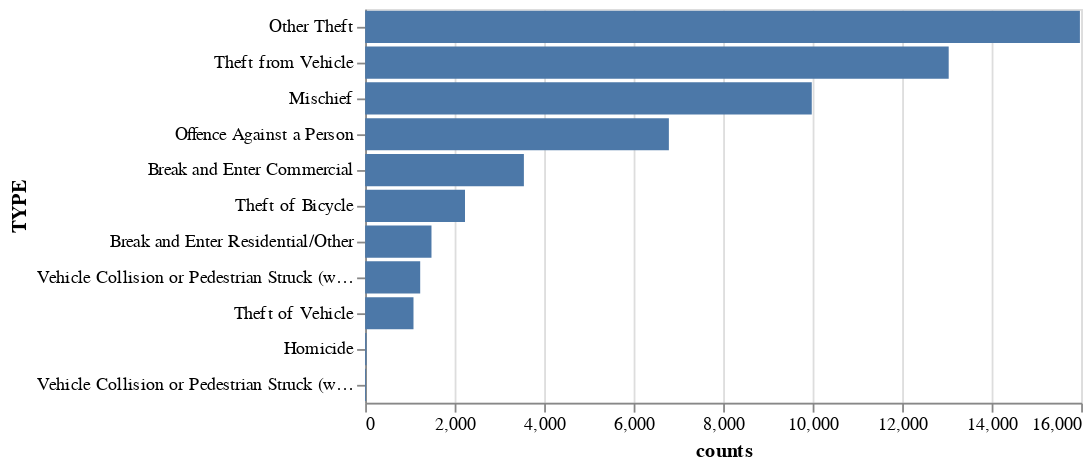

The code cell stored with this chart in its notebook:
### Code cell
## Crime counts by type

# Group the data by neighborhood and count the number of crimes in each neighborhood
crime_counts = df.groupby('TYPE').size().reset_index(name='counts')

# Create a bar chart showing the crime counts by neighborhood
alt.Chart(crime_counts).mark_bar().encode(
    x='counts',
    y=alt.Y('TYPE:N', sort='-x'),
)

### Figure 1 — Vega-Lite specification as saved in the notebook (floating-point values rounded to 4 significant figures)
{"config": {"view": {"continuousWidth": 400, "continuousHeight": 300}}, "data": {"name": "data-ee80c8ca26bc07f3a6f201e9356820f6"}, "mark": "bar", "encoding": {"x": {"type": "quantitative", "field": "counts"}, "y": {"type": "nominal", "field": "TYPE", "sort": "-x"}}, "$schema": "https://vega.github.io/schema/vega-lite/v4.8.1.json", "datasets": {"data-ee80c8ca26bc07f3a6f201e9356820f6": [{"TYPE": "Break and Enter Commercial", "counts": 3547}, {"TYPE": "Break and Enter Residential/Other", "counts": 1482}, {"TYPE": "Homicide", "counts": 29}, {"TYPE": "Mischief", "counts": 9980}, {"TYPE": "Offence Against a Person", "counts": 6787}, {"TYPE": "Other Theft", "counts": 15972}, {"TYPE": "Theft from Vehicle", "counts": 13040}, {"TYPE": "Theft of Bicycle", "counts": 2231}, {"TYPE": "Theft of Vehicle", "counts": 1080}, {"TYPE": "Vehicle Collision or Pedestrian Struck (with Fatality)", "counts": 20}, {"TYPE": "Vehicle Collision or Pedestrian Struck (with Injury)", "counts": 1230}]}}
